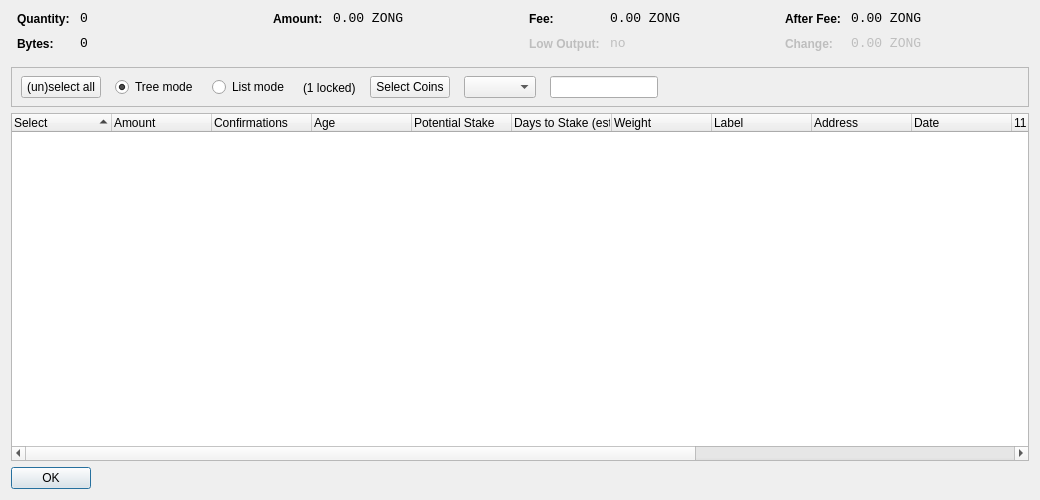
<?xml version="1.0" encoding="UTF-8"?>
<ui version="4.0">
 <class>CoinControlDialog</class>
 <widget class="QDialog" name="CoinControlDialog">
  <property name="geometry">
   <rect>
    <x>0</x>
    <y>0</y>
    <width>1040</width>
    <height>500</height>
   </rect>
  </property>
  <property name="windowTitle">
   <string>Coin Control</string>
  </property>
  <layout class="QVBoxLayout" name="verticalLayout">
   <item>
    <layout class="QHBoxLayout" name="horizontalLayoutTop" stretch="0,0,0,0">
     <property name="topMargin">
      <number>0</number>
     </property>
     <property name="bottomMargin">
      <number>10</number>
     </property>
     <item>
      <layout class="QFormLayout" name="formLayoutCoinControl1">
       <property name="horizontalSpacing">
        <number>10</number>
       </property>
       <property name="verticalSpacing">
        <number>10</number>
       </property>
       <property name="leftMargin">
        <number>6</number>
       </property>
       <property name="rightMargin">
        <number>6</number>
       </property>
       <item row="0" column="0">
        <widget class="QLabel" name="labelCoinControlQuantityText">
         <property name="styleSheet">
          <string notr="true">font-weight:bold;</string>
         </property>
         <property name="text">
          <string>Quantity:</string>
         </property>
        </widget>
       </item>
       <item row="0" column="1">
        <widget class="QLabel" name="labelCoinControlQuantity">
         <property name="font">
          <font>
           <family>Monospace</family>
           <pointsize>10</pointsize>
          </font>
         </property>
         <property name="cursor">
          <cursorShape>IBeamCursor</cursorShape>
         </property>
         <property name="contextMenuPolicy">
          <enum>Qt::ActionsContextMenu</enum>
         </property>
         <property name="text">
          <string notr="true">0</string>
         </property>
         <property name="textInteractionFlags">
          <set>Qt::LinksAccessibleByMouse|Qt::TextSelectableByKeyboard|Qt::TextSelectableByMouse</set>
         </property>
        </widget>
       </item>
       <item row="1" column="0">
        <widget class="QLabel" name="labelCoinControlBytesText">
         <property name="styleSheet">
          <string notr="true">font-weight:bold;</string>
         </property>
         <property name="text">
          <string>Bytes:</string>
         </property>
        </widget>
       </item>
       <item row="1" column="1">
        <widget class="QLabel" name="labelCoinControlBytes">
         <property name="font">
          <font>
           <family>Monospace</family>
           <pointsize>10</pointsize>
          </font>
         </property>
         <property name="cursor">
          <cursorShape>IBeamCursor</cursorShape>
         </property>
         <property name="contextMenuPolicy">
          <enum>Qt::ActionsContextMenu</enum>
         </property>
         <property name="text">
          <string notr="true">0</string>
         </property>
         <property name="textInteractionFlags">
          <set>Qt::LinksAccessibleByMouse|Qt::TextSelectableByKeyboard|Qt::TextSelectableByMouse</set>
         </property>
        </widget>
       </item>
      </layout>
     </item>
     <item>
      <layout class="QFormLayout" name="formLayoutCoinControl2">
       <property name="horizontalSpacing">
        <number>10</number>
       </property>
       <property name="verticalSpacing">
        <number>10</number>
       </property>
       <property name="leftMargin">
        <number>6</number>
       </property>
       <property name="rightMargin">
        <number>6</number>
       </property>
       <item row="0" column="0">
        <widget class="QLabel" name="labelCoinControlAmountText">
         <property name="styleSheet">
          <string notr="true">font-weight:bold;</string>
         </property>
         <property name="text">
          <string>Amount:</string>
         </property>
        </widget>
       </item>
       <item row="0" column="1">
        <widget class="QLabel" name="labelCoinControlAmount">
         <property name="font">
          <font>
           <family>Monospace</family>
           <pointsize>10</pointsize>
          </font>
         </property>
         <property name="cursor">
          <cursorShape>IBeamCursor</cursorShape>
         </property>
         <property name="contextMenuPolicy">
          <enum>Qt::ActionsContextMenu</enum>
         </property>
         <property name="text">
          <string notr="true">0.00 ZONG</string>
         </property>
         <property name="textInteractionFlags">
          <set>Qt::LinksAccessibleByMouse|Qt::TextSelectableByKeyboard|Qt::TextSelectableByMouse</set>
         </property>
        </widget>
       </item>
      </layout>
     </item>
     <item>
      <layout class="QFormLayout" name="formLayoutCoinControl3">
       <property name="horizontalSpacing">
        <number>10</number>
       </property>
       <property name="verticalSpacing">
        <number>10</number>
       </property>
       <property name="leftMargin">
        <number>6</number>
       </property>
       <property name="rightMargin">
        <number>6</number>
       </property>
       <item row="0" column="0">
        <widget class="QLabel" name="labelCoinControlFeeText">
         <property name="styleSheet">
          <string notr="true">font-weight:bold;</string>
         </property>
         <property name="text">
          <string>Fee:</string>
         </property>
        </widget>
       </item>
       <item row="0" column="1">
        <widget class="QLabel" name="labelCoinControlFee">
         <property name="font">
          <font>
           <family>Monospace</family>
           <pointsize>10</pointsize>
          </font>
         </property>
         <property name="cursor">
          <cursorShape>IBeamCursor</cursorShape>
         </property>
         <property name="contextMenuPolicy">
          <enum>Qt::ActionsContextMenu</enum>
         </property>
         <property name="text">
          <string notr="true">0.00 ZONG</string>
         </property>
         <property name="textInteractionFlags">
          <set>Qt::LinksAccessibleByMouse|Qt::TextSelectableByKeyboard|Qt::TextSelectableByMouse</set>
         </property>
        </widget>
       </item>
       <item row="1" column="0">
        <widget class="QLabel" name="labelCoinControlLowOutputText">
         <property name="enabled">
          <bool>false</bool>
         </property>
         <property name="styleSheet">
          <string notr="true">font-weight:bold;</string>
         </property>
         <property name="text">
          <string>Low Output:</string>
         </property>
        </widget>
       </item>
       <item row="1" column="1">
        <widget class="QLabel" name="labelCoinControlLowOutput">
         <property name="enabled">
          <bool>false</bool>
         </property>
         <property name="font">
          <font>
           <family>Monospace</family>
           <pointsize>10</pointsize>
          </font>
         </property>
         <property name="cursor">
          <cursorShape>IBeamCursor</cursorShape>
         </property>
         <property name="contextMenuPolicy">
          <enum>Qt::ActionsContextMenu</enum>
         </property>
         <property name="text">
          <string notr="true">no</string>
         </property>
         <property name="textInteractionFlags">
          <set>Qt::LinksAccessibleByMouse|Qt::TextSelectableByKeyboard|Qt::TextSelectableByMouse</set>
         </property>
        </widget>
       </item>
      </layout>
     </item>
     <item>
      <layout class="QFormLayout" name="formLayoutCoinControl4">
       <property name="fieldGrowthPolicy">
        <enum>QFormLayout::AllNonFixedFieldsGrow</enum>
       </property>
       <property name="horizontalSpacing">
        <number>10</number>
       </property>
       <property name="verticalSpacing">
        <number>10</number>
       </property>
       <property name="leftMargin">
        <number>6</number>
       </property>
       <property name="rightMargin">
        <number>6</number>
       </property>
       <item row="0" column="0">
        <widget class="QLabel" name="labelCoinControlAfterFeeText">
         <property name="styleSheet">
          <string notr="true">font-weight:bold;</string>
         </property>
         <property name="text">
          <string>After Fee:</string>
         </property>
        </widget>
       </item>
       <item row="0" column="1">
        <widget class="QLabel" name="labelCoinControlAfterFee">
         <property name="font">
          <font>
           <family>Monospace</family>
           <pointsize>10</pointsize>
          </font>
         </property>
         <property name="cursor">
          <cursorShape>IBeamCursor</cursorShape>
         </property>
         <property name="contextMenuPolicy">
          <enum>Qt::ActionsContextMenu</enum>
         </property>
         <property name="text">
          <string notr="true">0.00 ZONG</string>
         </property>
         <property name="textInteractionFlags">
          <set>Qt::LinksAccessibleByMouse|Qt::TextSelectableByKeyboard|Qt::TextSelectableByMouse</set>
         </property>
        </widget>
       </item>
       <item row="1" column="0">
        <widget class="QLabel" name="labelCoinControlChangeText">
         <property name="enabled">
          <bool>false</bool>
         </property>
         <property name="styleSheet">
          <string notr="true">font-weight:bold;</string>
         </property>
         <property name="text">
          <string>Change:</string>
         </property>
        </widget>
       </item>
       <item row="1" column="1">
        <widget class="QLabel" name="labelCoinControlChange">
         <property name="enabled">
          <bool>false</bool>
         </property>
         <property name="font">
          <font>
           <family>Monospace</family>
           <pointsize>10</pointsize>
          </font>
         </property>
         <property name="cursor">
          <cursorShape>IBeamCursor</cursorShape>
         </property>
         <property name="contextMenuPolicy">
          <enum>Qt::ActionsContextMenu</enum>
         </property>
         <property name="text">
          <string notr="true">0.00 ZONG</string>
         </property>
         <property name="textInteractionFlags">
          <set>Qt::LinksAccessibleByMouse|Qt::TextSelectableByKeyboard|Qt::TextSelectableByMouse</set>
         </property>
        </widget>
       </item>
      </layout>
     </item>
    </layout>
   </item>
   <item>
    <widget class="QFrame" name="frame">
     <property name="minimumSize">
      <size>
       <width>0</width>
       <height>40</height>
      </size>
     </property>
     <property name="frameShape">
      <enum>QFrame::StyledPanel</enum>
     </property>
     <property name="frameShadow">
      <enum>QFrame::Sunken</enum>
     </property>
     <widget class="QWidget" name="horizontalLayoutWidget">
      <property name="geometry">
       <rect>
        <x>10</x>
        <y>0</y>
        <width>781</width>
        <height>41</height>
       </rect>
      </property>
      <layout class="QHBoxLayout" name="horizontalLayoutPanel" stretch="0,0,0,0,0,0,0">
       <property name="spacing">
        <number>14</number>
       </property>
       <item>
        <widget class="QPushButton" name="pushButtonSelectAll">
         <property name="sizePolicy">
          <sizepolicy hsizetype="Maximum" vsizetype="Fixed">
           <horstretch>0</horstretch>
           <verstretch>0</verstretch>
          </sizepolicy>
         </property>
         <property name="text">
          <string>(un)select all</string>
         </property>
        </widget>
       </item>
       <item>
        <widget class="QRadioButton" name="radioTreeMode">
         <property name="sizePolicy">
          <sizepolicy hsizetype="Maximum" vsizetype="Fixed">
           <horstretch>0</horstretch>
           <verstretch>0</verstretch>
          </sizepolicy>
         </property>
         <property name="text">
          <string>Tree mode</string>
         </property>
         <property name="checked">
          <bool>true</bool>
         </property>
        </widget>
       </item>
       <item>
        <widget class="QRadioButton" name="radioListMode">
         <property name="sizePolicy">
          <sizepolicy hsizetype="Maximum" vsizetype="Fixed">
           <horstretch>0</horstretch>
           <verstretch>0</verstretch>
          </sizepolicy>
         </property>
         <property name="text">
          <string>List mode</string>
         </property>
        </widget>
       </item>
       <item>
        <widget class="QLabel" name="labelLocked">
          <property name="text">
            <string notr="true">(1 locked)</string>
          </property>
        </widget>
       </item>
       <item>
        <widget class="QPushButton" name="pushButtonCustomCC">
         <property name="text">
          <string>Select Coins</string>
         </property>
        </widget>
       </item>
       <item>
        <widget class="QComboBox" name="QComboBoxFilterCoins"/>
       </item>
       <item>
        <widget class="QLineEdit" name="lineEditCustomCC">
         <property name="enabled">
          <bool>true</bool>
         </property>
         <property name="sizePolicy">
          <sizepolicy hsizetype="Fixed" vsizetype="Fixed">
           <horstretch>0</horstretch>
           <verstretch>0</verstretch>
          </sizepolicy>
         </property>
         <property name="baseSize">
          <size>
           <width>50</width>
           <height>0</height>
          </size>
         </property>
        </widget>
       </item>
       <item>
        <spacer name="horizontalSpacer">
         <property name="orientation">
          <enum>Qt::Horizontal</enum>
         </property>
         <property name="sizeHint" stdset="0">
          <size>
           <width>40</width>
           <height>20</height>
          </size>
         </property>
        </spacer>
       </item>
      </layout>
     </widget>
    </widget>
   </item>
   <item>
    <widget class="CoinControlTreeWidget" name="treeWidget">
     <property name="contextMenuPolicy">
      <enum>Qt::CustomContextMenu</enum>
     </property>
     <property name="sortingEnabled">
      <bool>false</bool>
     </property>
     <property name="columnCount">
      <number>15</number>
     </property>
     <attribute name="headerShowSortIndicator" stdset="0">
      <bool>true</bool>
     </attribute>
     <attribute name="headerStretchLastSection">
      <bool>false</bool>
     </attribute>
     <column>
      <property name="text">
       <string>Select</string>
      </property>
     </column>
     <column>
      <property name="text">
       <string>Amount</string>
      </property>
     </column>
     <column>
      <property name="text">
       <string>Confirmations</string>
      </property>
      <property name="toolTip">
       <string>Confirmed</string>
      </property>
     </column>
     <column>
      <property name="text">
       <string>Age</string> /** age **/
      </property>
     </column>
	   <column>
      <property name="text">
       <string>Potential Stake</string>
      </property>
     </column>
  	 <column>
      <property name="text">
       <string>Days to Stake (est.)</string>
      </property>
     </column>
     <column>
      <property name="text">
       <string>Weight</string>
      </property>
     </column>
     <column>
      <property name="text">
       <string>Label</string>
      </property>
     </column>
     <column>
      <property name="text">
       <string>Address</string>
      </property>
     </column>
     <column>
      <property name="text">
       <string>Date</string>
      </property>
     </column>
     <column>
      <property name="text">
       <string/>
      </property>
     </column>
     <column>
      <property name="text">
       <string/>
      </property>
     </column>
     <column>
      <property name="text">
       <string/>
      </property>
     </column>
     <column>
      <property name="text">
       <string/>
      </property>
     </column>
     <column>
      <property name="text">
       <string/>
      </property>
     </column>
    </widget>
   </item>
   <item>
    <widget class="QDialogButtonBox" name="buttonBox">
     <property name="sizePolicy">
      <sizepolicy hsizetype="Maximum" vsizetype="Fixed">
       <horstretch>0</horstretch>
       <verstretch>0</verstretch>
      </sizepolicy>
     </property>
     <property name="orientation">
      <enum>Qt::Horizontal</enum>
     </property>
     <property name="standardButtons">
      <set>QDialogButtonBox::Ok</set>
     </property>
    </widget>
   </item>
  </layout>
 </widget>
 <customwidgets>
  <customwidget>
   <class>CoinControlTreeWidget</class>
   <extends>QTreeWidget</extends>
   <header>coincontroltreewidget.h</header>
  </customwidget>
 </customwidgets>
 <resources/>
 <connections/>
</ui>
